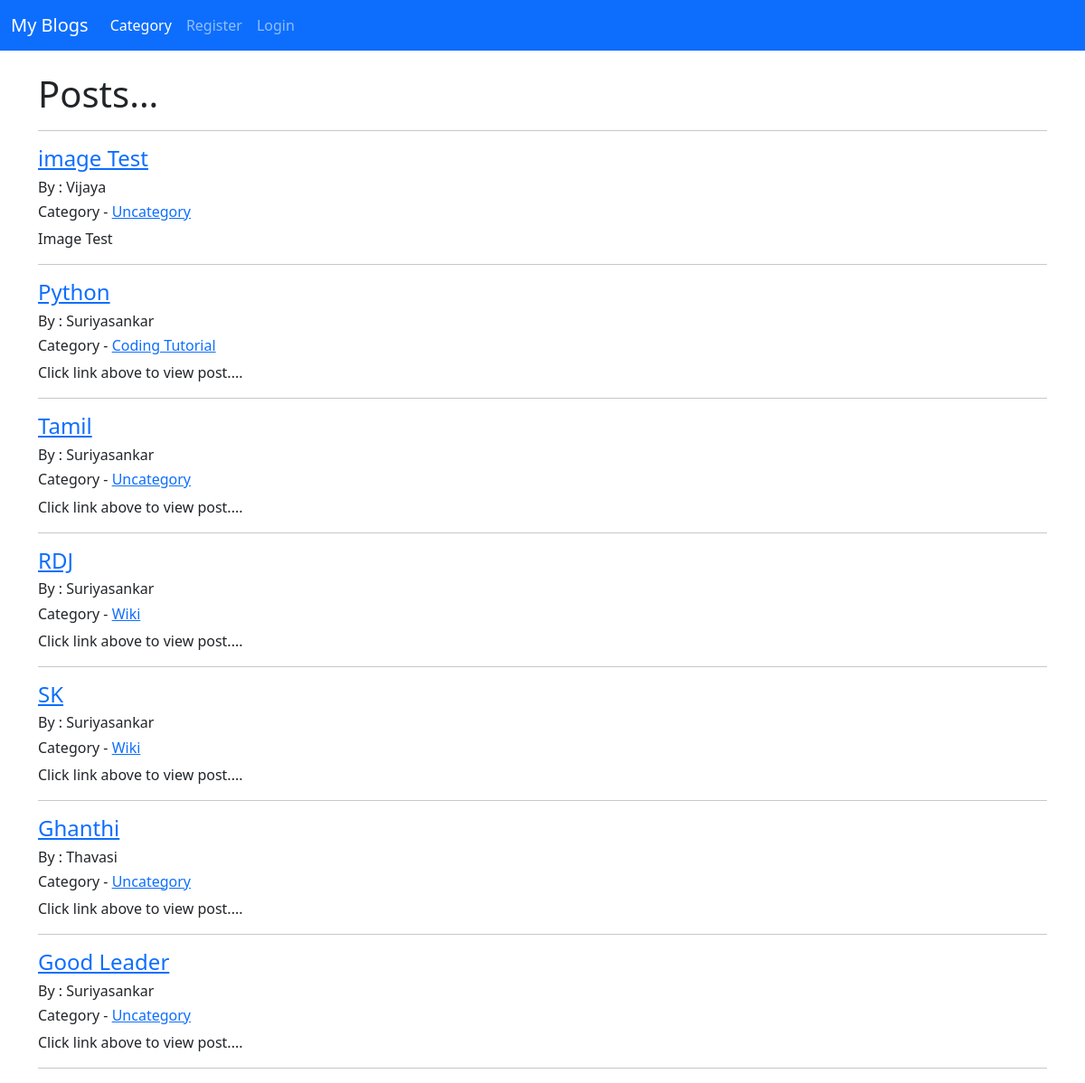
The app's page /, older data.
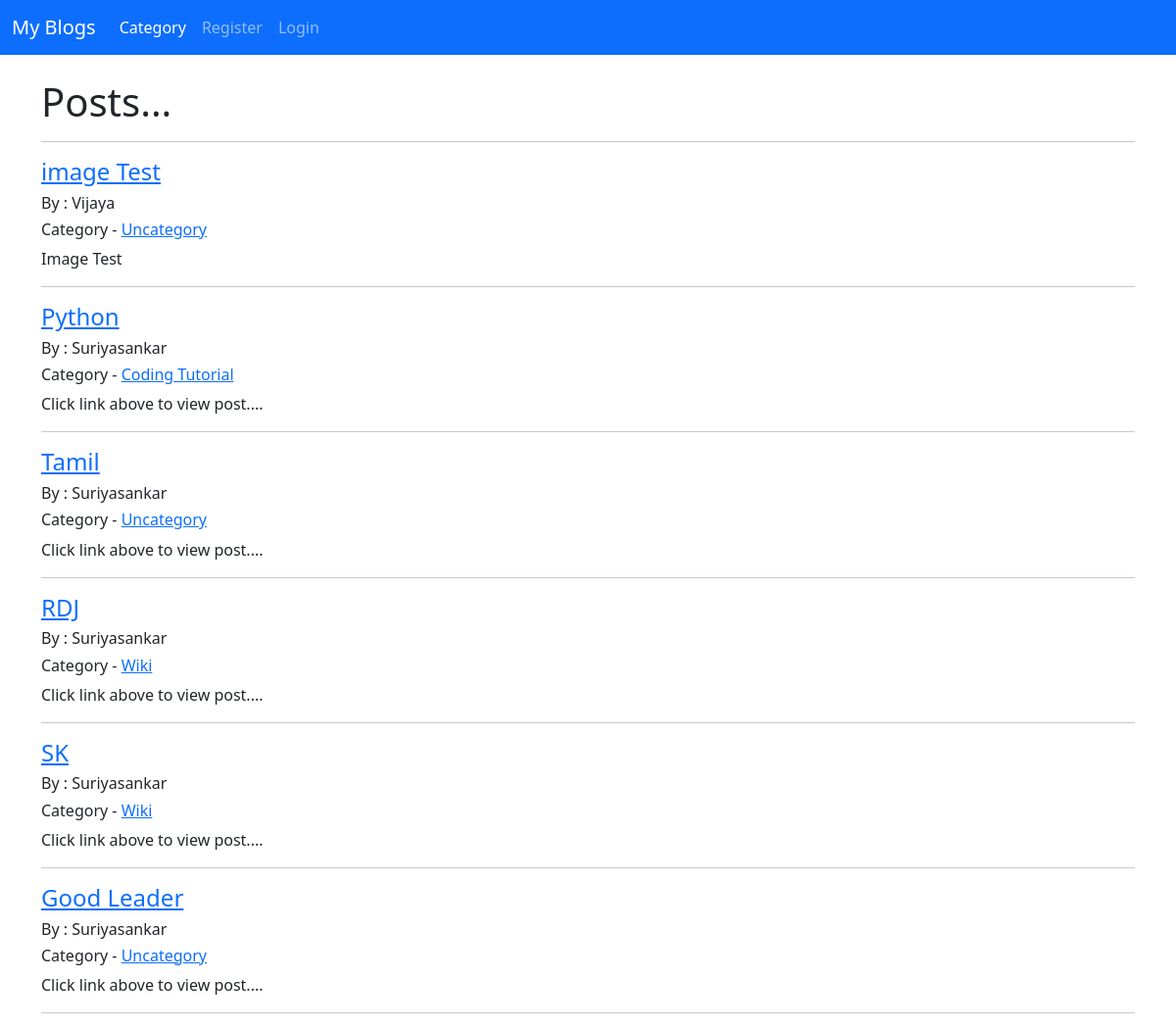
The same page, newer data.
### user/models.py (models this page shows, shortened)
class Post(models.Model):
    title=models.CharField(max_length=255)
    titleTag=models.CharField(max_length=255)
    header_image=models.ImageField(null=True,blank=True,upload_to="images/")
    author=models.ForeignKey(User,on_delete=models.CASCADE)
    snippet=models.TextField(max_length=255,default='Click link above to view post....')
    category=models.CharField(max_length=255,default='Uncategory')
    body=RichTextField(blank=True,null=True)
    post_date=models.DateField(auto_now_add=True)
    likes=models.ManyToManyField(User,related_name='blog_post')

### user/views.py (the view)
# urls.py: path('',BlogView.as_view(), name="home"),
class BlogView(ListView):
    model = Post
    template_name='home.html'
    ordering=['-post_date']

### user/templates/home.html (shortened to what this page needs)
{% extends 'base.html'%}
{% block content%}
<!DOCTYPE html>
<html>
<head>
</head>
<body>
	<h1>Posts...</h1>
	<hr>
{% for post in object_list %}
		<a href="{% url 'article' post.pk%}">
			<h4>{{post.title}}</h4>
		</a>
		<h6>By :
		{{post.author.first_name}}
		</h6>
		<h6> Category - <a href="{% url 'category' post.category%}">
			{{post.category}}
		</a></h6>
		{{post.snippet|safe}}
<hr>
{% endfor %}
</body>
</html>
{% endblock %}

### user/templates/base.html (shortened to what this page needs)
<!doctype html>
<html lang="en">
  <head>
    <link href="https://cdn.jsdelivr.net/npm/bootstrap@5.2.1/dist/css/bootstrap.min.css" rel="stylesheet">
     <link href="https://cdn.jsdelivr.net/npm/bootstrap@5.2.1/dist/css/bootstrap.min.css" rel="stylesheet">
  </head>
  <body>
    <nav class="navbar navbar-expand-lg navbar-dark bg-primary">
      <div class="container-fluid">
        <a class="navbar-brand" href="{%url 'home' %}">My Blogs</a>
      <div class="collapse navbar-collapse" id="navbarSupportedContent">
        <ul class="navbar-nav mr-auto">
        <li class="nav-item">
            <a class="nav-link active" href="{% url 'categoryList'%}">Category</a>
          </li>
      {% if user.is_authenticated %}
          <li class="nav-item">
            <a class="nav-link" href="{% url 'add'%}">Add Blog</a>
          </li>
           <li class="nav-item">
            <a class="nav-link" href="{% url 'add_category'%}">Add Category</a>
          </li>
          <li class="nav-item">
            <a class="nav-link" href="{% url 'logout'%}">Log Out</a>
          </li>
      {% else %}
          <li class="nav-item">
            <a class="nav-link" href="{% url 'register'%}">Register</a>
          </li>
          <li class="nav-item">
            <a class="nav-link" href="{% url 'login'%}">Login</a>
          </li>
      {% endif %}
        </ul>
       </div>
</nav>
    <br>
    <div class="container">
      {% block content%}
      {% endblock %}
    </div>
  </body>
</html>

Row changes from the older to the newer data that the page shows:
removed Post: title "Ghanthi", author.first_name "Thavasi", category "Uncategory", snippet "Click link above to view post...."
